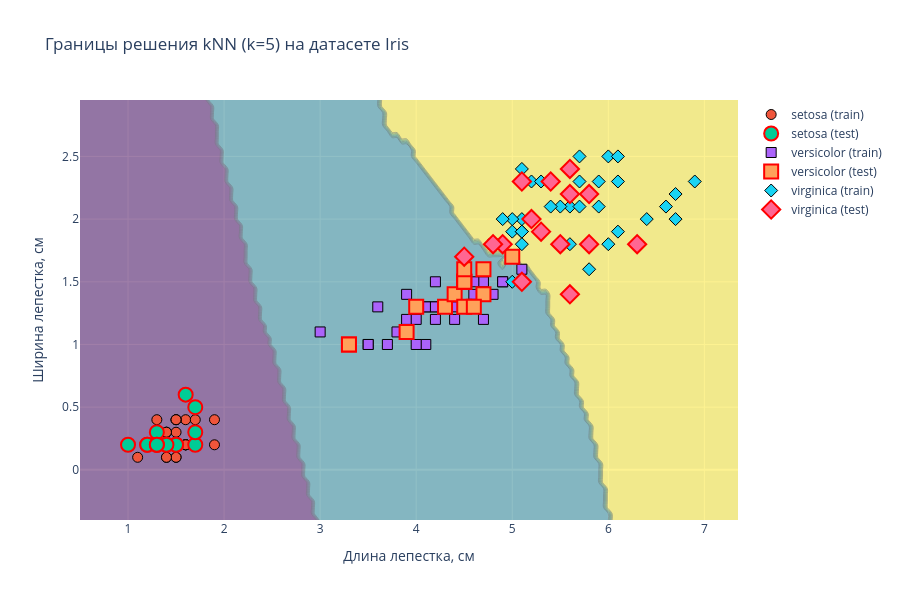

Notebook code for this chart:
### Markdown cell above
### Визуализация границ решения (plotly)

Чтобы увидеть, как kNN делит признаковое пространство, оставим только два признака — длину и ширину лепестка.

### Code cell
import plotly.graph_objects as go

# Возьмём два признака: petal length (индекс 2) и petal width (индекс 3)
X_vis = X[:, [2, 3]]
X_train_v, X_test_v, y_train_v, y_test_v = train_test_split(
    X_vis, y, test_size=0.3, random_state=42, stratify=y
)

clf_v = KNeighborsClassifier(n_neighbors=5)
clf_v.fit(X_train_v, y_train_v)

mesh_size = 0.05
margin = 0.5
x_min, x_max = X_vis[:, 0].min() - margin, X_vis[:, 0].max() + margin
y_min, y_max = X_vis[:, 1].min() - margin, X_vis[:, 1].max() + margin
xrange = np.arange(x_min, x_max, mesh_size)
yrange = np.arange(y_min, y_max, mesh_size)
xx, yy = np.meshgrid(xrange, yrange)

Z = clf_v.predict(np.c_[xx.ravel(), yy.ravel()]).reshape(xx.shape)

fig = go.Figure()
fig.add_trace(
    go.Contour(
        x=xrange,
        y=yrange,
        z=Z,
        colorscale="Viridis",
        opacity=0.5,
        showscale=False,
        hoverinfo="skip",
    )
)

markers = ["circle", "square", "diamond"]
for cls in np.unique(y):
    mask_train = y_train_v == cls
    mask_test = y_test_v == cls
    fig.add_trace(
        go.Scatter(
            x=X_train_v[mask_train, 0],
            y=X_train_v[mask_train, 1],
            mode="markers",
            marker={
                "symbol": markers[cls],
                "size": 10,
                "line": {"width": 1, "color": "black"},
            },
            name=f"{iris.target_names[cls]} (train)",
        )
    )
    fig.add_trace(
        go.Scatter(
            x=X_test_v[mask_test, 0],
            y=X_test_v[mask_test, 1],
            mode="markers",
            marker={
                "symbol": markers[cls],
                "size": 14,
                "line": {"width": 2, "color": "red"},
            },
            name=f"{iris.target_names[cls]} (test)",
        )
    )

fig.update_layout(
    title="Границы решения kNN (k=5) на датасете Iris",
    xaxis_title="Длина лепестка, см",
    yaxis_title="Ширина лепестка, см",
    height=600,
)
fig.show()

### Figure 1 — Plotly figure (JSON) as saved in the notebook; plotly's stock layout.template omitted (floating-point values rounded to 4 significant figures; data arrays with more than 128 entries replaced by an {"elided": "..."} marker saying what was removed)
{"data": [{"colorscale": [[0, "#440154"], [0.1111, "#482878"], [0.2222, "#3e4989"], [0.3333, "#31688e"], [0.4444, "#26828e"], [0.5556, "#1f9e89"], [0.6667, "#35b779"], [0.7778, "#6ece58"], [0.8889, "#b5de2b"], [1, "#fde725"]], "hoverinfo": "skip", "opacity": 0.5, "showscale": false, "type": "contour", "x": {"elided": "138 float values"}, "y": [-0.4, -0.35, -0.3, -0.25, -0.2, -0.15, -0.1, -0.05, -1.11e-16, 0.05, 0.1, 0.15, 0.2, 0.25, 0.3, 0.35, 0.4, 0.45, 0.5, 0.55, 0.6, 0.65, 0.7, 0.75, 0.8, 0.85, 0.9, 0.95, 1.0, 1.05, 1.1, 1.15, 1.2, 1.25, 1.3, 1.35, 1.4, 1.45, 1.5, 1.55, 1.6, 1.65, 1.7, 1.75, 1.8, 1.85, 1.9, 1.95, 2.0, 2.05, 2.1, 2.15, 2.2, 2.25, 2.3, 2.35, 2.4, 2.45, 2.5, 2.55, 2.6, 2.65, 2.7, 2.75, 2.8, 2.85, 2.9, 2.95], "z": {"elided": "68x138 int values"}}, {"marker": {"line": {"color": "black", "width": 1}, "size": 10, "symbol": "circle"}, "mode": "markers", "name": "setosa (train)", "type": "scatter", "x": [1.5, 1.5, 1.6, 1.4, 1.4, 1.6, 1.6, 1.6, 1.5, 1.4, 1.5, 1.3, 1.5, 1.4, 1.4, 1.4, 1.4, 1.4, 1.3, 1.9, 1.3, 1.5, 1.4, 1.5, 1.5, 1.6, 1.9, 1.1, 1.7, 1.5, 1.5, 1.6, 1.4, 1.4, 1.5], "y": [0.3, 0.1, 0.2, 0.2, 0.2, 0.2, 0.4, 0.2, 0.4, 0.3, 0.4, 0.4, 0.4, 0.3, 0.1, 0.3, 0.2, 0.2, 0.2, 0.2, 0.3, 0.2, 0.2, 0.2, 0.1, 0.2, 0.4, 0.1, 0.4, 0.2, 0.2, 0.2, 0.1, 0.2, 0.2]}, {"marker": {"line": {"color": "red", "width": 2}, "size": 14, "symbol": "circle"}, "mode": "markers", "name": "setosa (test)", "type": "scatter", "x": [1.7, 1.2, 1.3, 1.4, 1.5, 1.7, 1.7, 1.5, 1.2, 1.4, 1.3, 1.3, 1.3, 1.6, 1.0], "y": [0.2, 0.2, 0.2, 0.2, 0.2, 0.5, 0.3, 0.2, 0.2, 0.2, 0.3, 0.2, 0.2, 0.6, 0.2]}, {"marker": {"line": {"color": "black", "width": 1}, "size": 10, "symbol": "square"}, "mode": "markers", "name": "versicolor (train)", "type": "scatter", "x": [3.0, 4.5, 4.1, 4.5, 3.8, 4.8, 4.2, 4.9, 4.0, 4.1, 3.6, 4.4, 4.0, 4.0, 3.9, 3.7, 4.6, 4.2, 4.7, 4.8, 3.9, 5.1, 4.3, 4.6, 4.1, 4.4, 3.5, 4.7, 4.4, 4.7, 4.9, 4.2, 4.0, 3.5, 4.2], "y": [1.1, 1.5, 1.3, 1.5, 1.1, 1.8, 1.2, 1.5, 1.3, 1.0, 1.3, 1.4, 1.0, 1.3, 1.2, 1.0, 1.4, 1.3, 1.5, 1.4, 1.4, 1.6, 1.3, 1.5, 1.3, 1.3, 1.0, 1.2, 1.2, 1.4, 1.5, 1.5, 1.2, 1.0, 1.3]}, {"marker": {"line": {"color": "red", "width": 2}, "size": 14, "symbol": "square"}, "mode": "markers", "name": "versicolor (test)", "type": "scatter", "x": [4.7, 4.7, 4.0, 3.9, 3.3, 4.3, 4.4, 4.5, 4.5, 3.3, 4.5, 4.5, 5.0, 4.5, 4.6], "y": [1.4, 1.6, 1.3, 1.1, 1.0, 1.3, 1.4, 1.5, 1.5, 1.0, 1.5, 1.6, 1.7, 1.3, 1.3]}, {"marker": {"line": {"color": "black", "width": 1}, "size": 10, "symbol": "diamond"}, "mode": "markers", "name": "virginica (train)", "type": "scatter", "x": [5.9, 5.2, 5.9, 5.1, 6.0, 5.7, 4.9, 6.6, 6.7, 5.0, 6.4, 5.6, 5.0, 6.0, 6.1, 5.0, 5.5, 5.6, 6.1, 5.6, 4.9, 5.7, 6.9, 5.3, 5.1, 6.7, 5.5, 4.8, 5.8, 5.1, 5.1, 5.7, 6.1, 5.4, 5.1], "y": [2.3, 2.3, 2.1, 2.0, 1.8, 2.5, 1.8, 2.1, 2.0, 1.9, 2.0, 2.1, 1.5, 2.5, 2.3, 2.0, 1.8, 1.8, 2.5, 2.4, 2.0, 2.3, 2.3, 2.3, 1.8, 2.2, 2.1, 1.8, 1.6, 2.4, 1.9, 2.1, 1.9, 2.1, 1.9]}, {"marker": {"line": {"color": "red", "width": 2}, "size": 14, "symbol": "diamond"}, "mode": "markers", "name": "virginica (test)", "type": "scatter", "x": [6.3, 5.1, 4.9, 5.6, 5.1, 5.8, 5.5, 5.4, 5.8, 4.8, 5.6, 5.6, 5.3, 4.5, 5.2], "y": [1.8, 1.5, 1.8, 2.4, 2.3, 1.8, 1.8, 2.3, 2.2, 1.8, 1.4, 2.2, 1.9, 1.7, 2.0]}], "layout": {"height": 600, "title": {"text": "Границы решения kNN (k=5) на датасете Iris"}, "xaxis": {"title": {"text": "Длина лепестка, см"}}, "yaxis": {"title": {"text": "Ширина лепестка, см"}}}}
